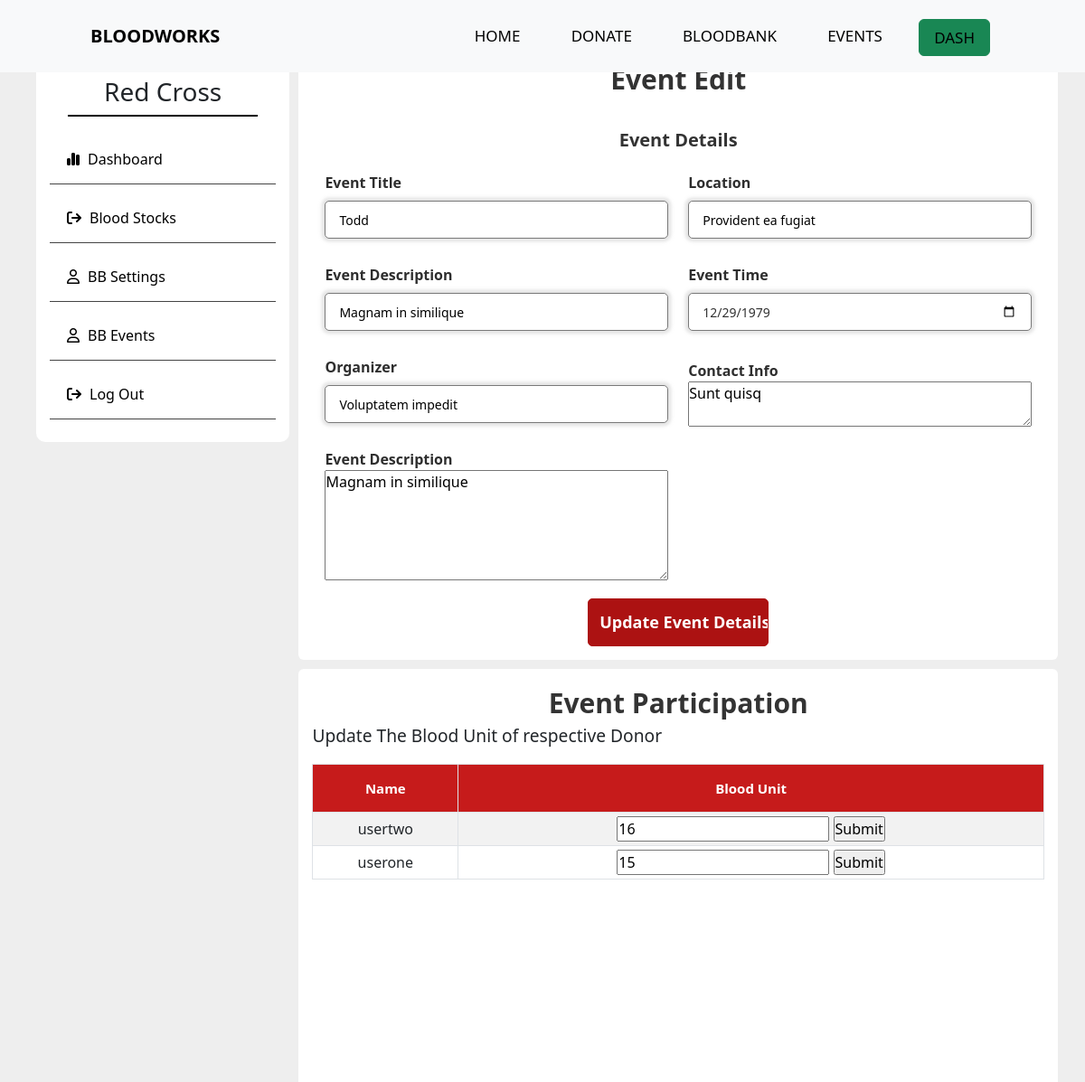
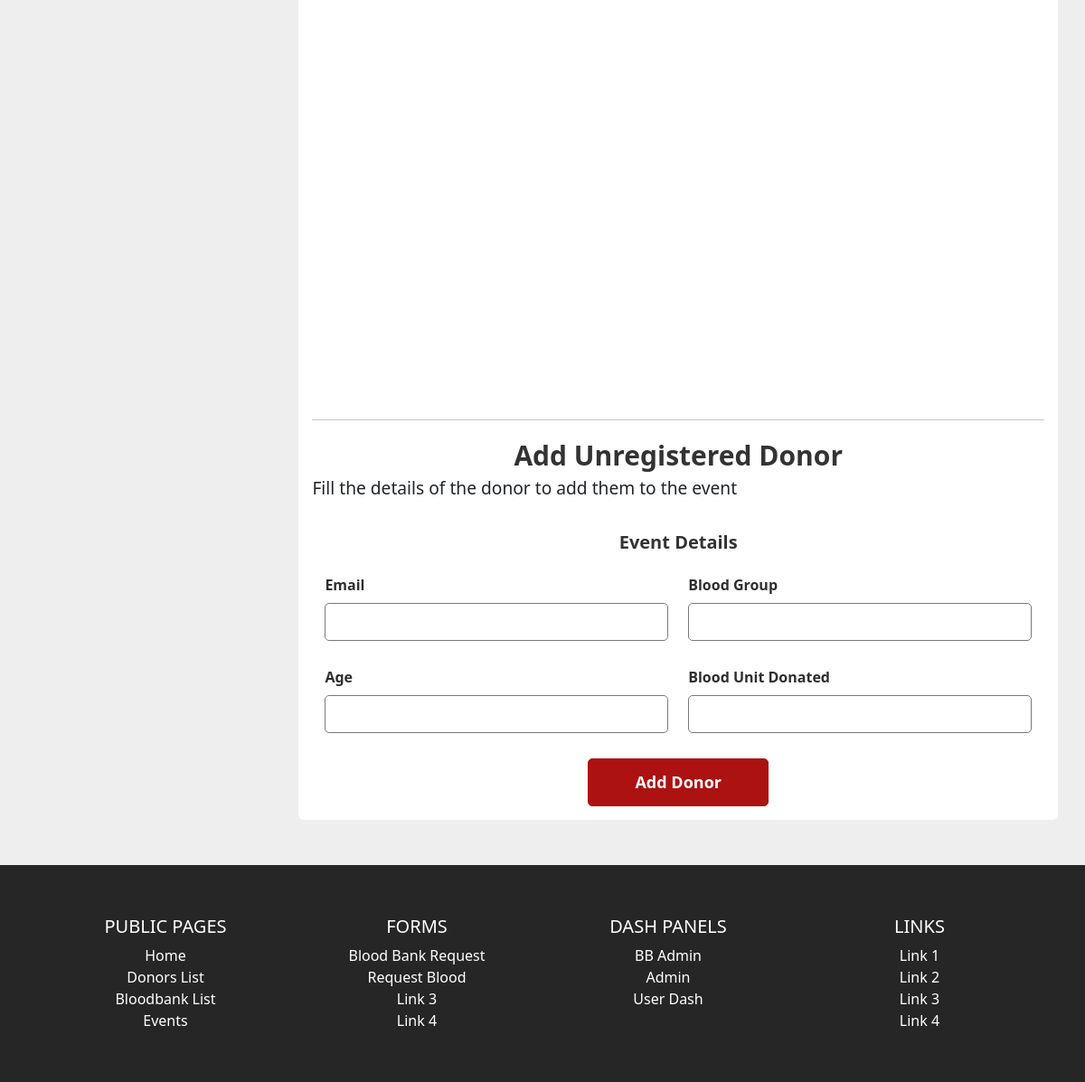
/bbadmin/editevent/25 (signed in), run on the app's committed database (2 pictures, top to bottom).
### tables this page shows
CREATE TABLE `blood_banks` (
  `bb_id` int(11) NOT NULL,
  `bb_name` varchar(50) NOT NULL,
  `bb_email` varchar(50) DEFAULT NULL,
  `bb_username` varchar(50) NOT NULL,
  `bb_password` varchar(100) NOT NULL,
  `bb_phoneno` varchar(20) DEFAULT NULL,
  `bb_address` varchar(255) DEFAULT NULL,
  `bb_status` varchar(50) DEFAULT NULL,
  `bb_description` varchar(255) DEFAULT NULL
);

CREATE TABLE `event` (
  `event_id` int(11) NOT NULL,
  `bb_id` int(11) DEFAULT NULL,
  `event_name` varchar(50) DEFAULT NULL,
  `event_location` varchar(50) DEFAULT NULL,
  `event_desc` text DEFAULT NULL,
  `organizer` varchar(50) DEFAULT NULL,
  `contact_info` varchar(255) DEFAULT NULL,
  `event_date` date DEFAULT NULL
);

CREATE TABLE `event_participants` (
  `event_id` int(11) NOT NULL,
  `user_id` int(11) NOT NULL,
  `blood_unit` int(11) NOT NULL,
  `participation_id` int(11) NOT NULL
);

CREATE TABLE `user` (
  `id` int(11) NOT NULL,
  `fname` varchar(20) DEFAULT NULL,
  `mname` varchar(20) DEFAULT NULL,
  `lname` varchar(20) DEFAULT NULL,
  `dateofbirth` date DEFAULT NULL,
  `email` varchar(25) DEFAULT NULL,
  `password` varchar(70) DEFAULT NULL,
  `username` varchar(25) DEFAULT NULL,
  `bloodgroup` varchar(5) DEFAULT NULL,
  `donor_availability` varchar(15) DEFAULT NULL,
  `address` varchar(100) DEFAULT NULL,
  `phone_no` varchar(100) DEFAULT NULL,
  `age` int(11) DEFAULT NULL
);

### controllers/BBAdminEditEvent.php (called while the page is built, shortened)
<?php
class BBAdmin
{
    public function index($a = "", $b = "", $c = "")
    {
        $eveid=$b;
        $loggedindata = $this->getUserData();
        $eventlist = $this->eventDetail($eveid);
        $eventdonors = $this->eventPaticipatiants($eveid);
        $data = [
            "events" => $eventlist,
            "loggedinuser" => $loggedindata,
            "eventdonors" => $eventdonors
        ];
        $this->view('bbadmin/editevent', $data);
    }
    public function eventPaticipatiants ($eveid){
        $geteventdonors = new Model;
        $geteventdonors->table = "event_participants";
        $geteventdonors->order_column = "participation_id";
        $table1 = 'event_participants';
        $table2 = 'user';
        $columns = 'user.username,user.id,event_participants.blood_unit,event_participants.participation_id';
        $conditions = [
            'event_participants.user_id' => 'user.id',
            'event_participants.event_id' => $eveid,
        ];
        $geteventdonors = $geteventdonors->joinTables($table1, $table2, $columns, $conditions);
        return $geteventdonors;
    }
    public function getUserData()
    {
        $getuserdata = new Model;
        $getuserdata->table = "blood_banks";
        $getuserdata->order_column = "bb_id";
        $getsessionid = getLoggedinUser('bb_id');
        $data = [
            "bb_id" => "$getsessionid"
        ];
        $getuserdata = $getuserdata->where($data);
        return $getuserdata;
    }
    private function eventDetail($eveid)
    {
        $eventlist = new Model;
        $eventlist->table = "event";
        $eventlist->order_column = "event_id";
        $getsessionid = getLoggedinUser('bb_id');
        $data = [
            "bb_id" => "$getsessionid",
            "event_id" => $eveid
        ];
        $eventlist = $eventlist->where($data);
        return $eventlist;
    }
}

### includes/app.php (called while the page is built, shortened)
<?php
class App
{
    private $method = "index";
    public function splitURL()
    {
        $URL = $_GET['url'] ?? 'home';
        $URL = explode("/", trim($URL, "/"));
        return $URL;
    }
    public function loadController()
    {
        $URL = $this->splitURL();
        if($URL[0] == "dash"){
            if ($URL[0] == "dash" && !isset($URL[1])) {
                $filename = "controllers/Dash"  . ".php";
            } elseif ($URL[0] == "dash" && isset($URL[1])) {
                $filename = "controllers/" . $URL[0] . $URL[1] . ".php";
            }
        }
        elseif ($URL[0] == "admin"  ) {
            if ($URL[0] == "admin" && !isset($URL[1])) {
                $filename = "controllers/Admin"  . ".php";
            } elseif ($URL[0] == "admin" && isset($URL[1])) {
                $filename = "controllers/" . $URL[0] . $URL[1] . ".php";
            }
        }
        elseif ($URL[0] == "bbadmin"  ) {
            if ($URL[0] == "bbadmin" && !isset($URL[1])) {
                $filename = "controllers/bbadmin"  . ".php";
            } elseif ($URL[0] == "bbadmin" && isset($URL[1])) {
                $filename = "controllers/" . $URL[0] . $URL[1] . ".php";
            }
        }
        else{
            $filename = "controllers/" .$URL[0] . ".php";
        }
        if (file_exists($filename)) {
            unset($URL[0]);
        } else {
            $filename = "controllers/_404.php";
            require $filename;
            $this->controller = "_404";
        }
        $controller = new $this->controller;
        $URL = $URL ? array_values($URL) : [];
        call_user_func_array([$controller, $this->method], $URL);
    }
}

### index.php (called while the page is built, shortened)
<?php
$app = new App;
$app->loadController();
?>

### includes/database.php (called while the page is built, shortened)
<?php
trait Database
{
    public function connect()
    {
        $string = "mysql:hostname=" . DBHOST . ";dbname=" . DBNAME;
        $con = new PDO($string, DBUSER, DBPASS);
        return $con;
    }
    public function query($query, $data = [])
    {
        $con = $this->connect();
        $stm = $con->prepare($query);
        $check = $stm->execute($data);
        if ($check) {
            $result = $stm->fetchAll(PDO::FETCH_OBJ);
            if (is_array($result) && count($result)) {
                return $result;
            }
        }
        return false;
    }
}

### includes/models.php (called while the page is built, shortened)
<?php
class Model
{
    public $table = "users";
    protected $limit = '100';
    protected $offset = 0;
    protected $order_type = "desc";
    public $order_column = "id";
    public function where($data, $data_not = [])
    {
        $keys = array_keys($data);
        $query = "select * from $this->table where ";
        foreach ($keys as $key) {
            $query .= $key . " = :" . $key . " && ";
        }
        $query = trim($query, " && ");
        $query .= " order by $this->order_column $this->order_type limit $this->limit offset $this->offset";
        $data = array_merge($data, $data_not);
        return $this->query($query, $data);
    }
    public function joinTables($table1, $table2, $columns = '*', $conditions = [], $orderColumn = null, $orderType = 'ASC', $limit = null, $offset = null)
    {
        $query = "SELECT $columns FROM $table1 INNER JOIN $table2 ON ";
        foreach ($conditions as $key => $value) {
            $query .= "$key = $value AND ";
        }
        $query = rtrim($query, 'AND ');
        return $this->query($query);
    }
}

### views/bbadmin/editevent.views.php (the view, shortened to what this page needs)
<?php
include_once 'views/header.php';
?>
<main class="dash-container">
    <section class="dashboard_container">
        <?php include_once 'asidemenu.php'; ?>
        <div class="info ">
            <div class="container">
                <div class="heading">
                    Event Edit
                </div>
                <form action="editevent" method="post">
                    <?php foreach ($events as $event) { ?>
                        <div class="form first">
                            <div class="details personal">
                                <span class="title">Event Details</span>
                                <div class="fields">
                                    <div class="input_field">
                                        <label>Event Title</label>
                                        <input type="text" name="event_name" value="<?= $event->event_name; ?> " placeholder="Enter the event title" required>
                                    </div>
                                    <div class="input_field">
                                        <label>Location</label>
                                        <input type="text" name="event_location" value="<?= $event->event_location; ?>" placeholder="Enter the event location" required>
                                    </div>
                                    <div class="input_field">
                                        <label>Event Description</label>
                                        <input type="text" name="event_desc" value="<?= $event->event_desc; ?>" placeholder="Enter the event description" required>
                                    </div>
                                    <div class="input_field">
                                        <label>Event Time</label>
                                        <input type="date" name="event_date" value="<?= $event->event_date; ?>" placeholder="Enter the event time" required>
                                    </div>
                                    <div class="input_field">
                                        <label>Organizer</label>
                                        <input type="text" name="organizer" value="<?= $event->organizer; ?>" placeholder="Enter the event organizer" required>
                                    </div>
                                    <div class="input_field">
                                        <label>Contact Info</label>
                                        <textarea type="text" maxlength="10" name="contact_info" placeholder="Enter the contact number" required><?= $event->contact_info; ?></textarea>
                                    </div>
                                    <div class="input_field">
                                        <label>Event Description</label>
                                        <textarea name="event_desc" id="" cols="30" rows="5"><?= $event->event_desc; ?></textarea>
                                    </div>
                                </div>
                                <input class="submit button" type="submit" name="update-event" value="Update Event Details">
                            </div>
                        </div> <?php } ?>
                </form>
            </div>
            <div class="container">
                <div class="heading">
                    Event Participation
                </div>
                <p>Update The Blood Unit of respective Donor</p>
                <div class="table-section" id="update-donation">
                    <div style="overflow-x:auto;">
                        <table id="datatable" class="table table-hover table-striped table-bordered table-sm" cellspacing="0" width="100%">
                            <thead>
                                <tr>
                                    <th class="th-sm">Name
                                    </th>
                                    <th class="th-sm">Blood Unit
                                    </th>
                                </tr>
                            </thead>
                            <tbody>
                                <?php
                                if (empty($eventdonors)) {
                                    echo "No events available";
                                } else {
                                    foreach ($eventdonors as $eventdonor) {
                                ?>
                                        <tr>
                                            <td><?= $eventdonor->username; ?></td>
                                            <td>
                                                <form action="http://bloodworks.local/bbadmin/editevent/25" method="post">
                                                    <input type="text" name="blood_unit" value="<?php if ($eventdonor->blood_unit != 0) echo $eventdonor->blood_unit;  ?>">
                                                    <input type="submit" name="update_blood_unit" value="Submit">
                                                </form>
                                            </td>
                                        </tr>
                                <?php
                                    }
                                }
                                ?>
                            </tbody>
                        </table>
                    </div>
                </div>
                <hr>
                <div class="heading">
                    Add Unregistered Donor
                </div>
                <p>Fill the details of the donor to add them to the event</p>
                <form action="editevent" method="post">
                    <div class="form first">
                        <div class="details personal">
                            <span class="title">Event Details</span>
                            <div class="fields">
                                <div class="input_field">
                                    <label>Email</label>
                                    <input type="email" name="email" required>
                                </div>
                                <div class="input_field">
                                    <label>Blood Group</label>
                                    <input type="text" name="blood_unit" required>
                                </div>
                                <div class="input_field">
                                    <label>Age</label>
                                    <input type="text" name="blood_unit" required>
                                </div>
                                <div class="input_field">
                                    <label>Blood Unit Donated</label>
                                    <input type="text" name="blood_unit" required>
                                </div>
                            </div>
                            <input class="submit button" type="submit" name="add-donor" value="Add Donor">
                        </div>
                    </div>
                </form>
            </div>
        </div>
    </section>
</main>
<?php include 'views/footer.php' ?>

### views/bbadmin/asidemenu.php (shortened to what this page needs)
<div class="dashboard ">
    <?php foreach ($loggedinuser as $user) {
    ?>
        <div class="profile-container">
            <h3><?= $user->bb_name ?></h3>
        </div>
        <div class="side-list">
            <a href="<?= HOSTNAME ?>bbadmin">
                <i class="fa-solid fa-chart-simple active"></i>Dashboard</a>
            <a href="<?= HOSTNAME ?>bbadmin/bloodstock">
                <i class="fa-solid fa-arrow-right-from-bracket"></i>Blood Stocks</a>
            <a href="<?= HOSTNAME ?>bbadmin/edit">
                <i class="fa-regular fa-user"></i>BB Settings</a>
            <a href="<?= HOSTNAME ?>bbadmin/events">
                <i class="fa-regular fa-user"></i>BB Events</a>
            <a href="<?= HOSTNAME ?>logout">
                <i class="fa-solid fa-arrow-right-from-bracket"></i>Log Out</a>
        </div>
    <?php  }
    ?>
</div>

### data on the page
blood_banks: bb_name "Red Cross"
event: event_name "Todd", event_location "Provident ea fugiat", event_desc "Magnam in similique", event_date "12/29/1979", organizer "Voluptatem impedit", contact_info "Sunt quisq"
event_participants: user.username "usertwo", blood_unit "16"
event_participants: user.username "userone", blood_unit "15"
